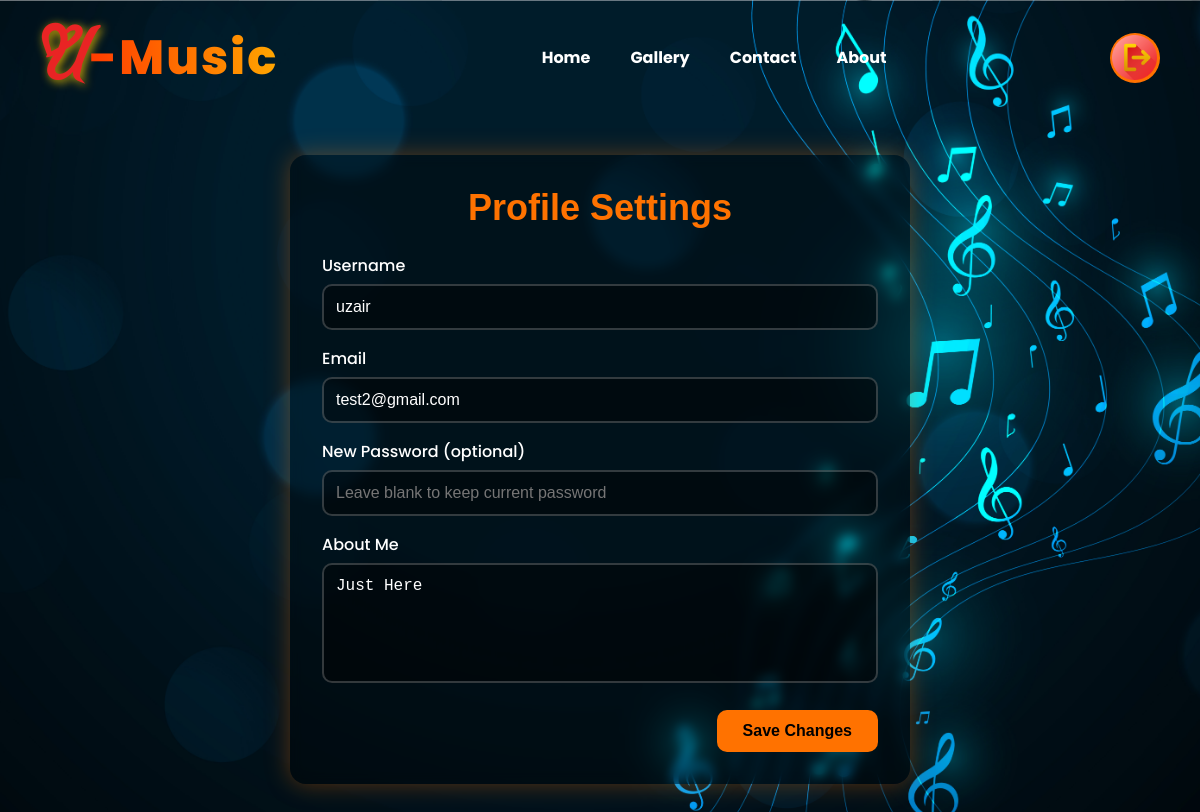
The page /pages/profile.php (signed in) on the database its author committed.
### tables this page shows
CREATE TABLE `users` (
  `user_id` int(11) NOT NULL,
  `username` varchar(50) NOT NULL,
  `pwd` varchar(255) NOT NULL,
  `register_date` date DEFAULT curdate(),
  `email` varchar(50) NOT NULL,
  `description` text DEFAULT NULL,
  `role` enum('user','admin') NOT NULL DEFAULT 'user'
);

### pages/profile.php (the view, shortened to what this page needs)
<?php
require_once __DIR__ . '/../includes/db.php';
$current_username = $_SESSION['username'];
$profile = [
  'username' => $current_username,
  'email' => '',
  'description' => ''
];
try {
  $stmt = $mysqli->prepare('SELECT username, email, description FROM users WHERE username = ? LIMIT 1');
  if ($stmt) {
    $stmt->bind_param('s', $current_username);
    $stmt->execute();
    $result = $stmt->get_result();
    if ($result && $result->num_rows === 1) {
      $row = $result->fetch_assoc();
      $profile['username'] = $row['username'] ?? $current_username;
      $profile['email'] = $row['email'] ?? '';
      $profile['description'] = $row['description'] ?? '';
    }
  }
} catch (mysqli_sql_exception $e) {
  error_log('Profile load error: ' . $e->getMessage());
  $status_message = 'Unable to load profile details right now.';
  $status_class = 'error';
}
?>
<!DOCTYPE html>
<html lang="en">
<head>
</head>
<body>
  <div class="container">
    <div class="navbar">
      <h2 class="logo"><span class="logo-u">U</span><span class="logo-music">-Music</span></h2>
      <div class="menu">
        <ul>
          <li><a href="home.php">Home</a></li>
          <li><a href="gallery.php">Gallery</a></li>
          <li><a href="contact.php">Contact</a></li>
          <li><a href="about.php">About</a></li>
        </ul>
      </div>
      <a href="/Project/pages/logout.php" class="logout-btn" title="Logout">
        <img src="../assets/img/logout.png" alt="Logout">
      </a>
    </div>
    <div class="profile-wrapper">
      <div class="profile-card">
        <h1>Profile Settings</h1>
        <form method="post" class="profile-form">
          <div>
            <label for="username">Username</label>
            <input id="username" type="text" name="username" value="<?php echo htmlspecialchars($profile['username']); ?>" required>
          </div>
          <div>
            <label for="email">Email</label>
            <input id="email" type="email" name="email" value="<?php echo htmlspecialchars($profile['email']); ?>">
          </div>
          <div>
            <label for="new_password">New Password (optional)</label>
            <input id="new_password" type="password" name="new_password" placeholder="Leave blank to keep current password">
          </div>
          <div>
            <label for="description">About Me</label>
            <textarea id="description" name="description"><?php echo htmlspecialchars($profile['description']); ?></textarea>
          </div>
          <div class="profile-actions">
            <button type="submit">Save Changes</button>
          </div>
        </form>
      </div>
    </div>
  </div>
</body>
</html>

### pages/profile.php (style rules this page uses)
* { margin: 0; padding: 0; box-sizing: border-box; }
body { font-family: 'Poppins', sans-serif; background: url(../assets/img/Bac.jpg) center/cover no-repeat fixed; color: #fff; min-height: 100vh; }
.container { max-width: 1200px; margin: 0 auto; padding: 0 20px 60px; }
.navbar { max-width: 1200px; height: 75px; margin: auto; display: flex; align-items: center; justify-content: space-between; padding: 0 20px; position: relative; top: 20px; }
.logo { display: flex; align-items: center; font-size: 48px; letter-spacing: 2px; font-weight: 700; cursor: default; }
.logo-u { font-family: 'Lucy'; font-size: 70px; color: rgb(233, 36, 36); margin-right: 6px; text-shadow: 2px 2px 10px rgba(255, 207, 0, 0.8); }
.logo-music { font-family: 'Poppins', sans-serif; font-weight: 800; background: linear-gradient(90deg, #ff3c00, #ffa600, #ff3c00); background-size: 200% auto; background-clip: text; -webkit-background-clip: text; -webkit-text-fill-color: transparent; animation: shine 3s linear infinite; }
.menu ul { display: flex; list-style: none; }
.menu ul li { margin-left: 40px; }
.menu ul li a { text-decoration: none; color: #fff; font-weight: bold; transition: 0.3s; }
.logout-btn { display: flex; justify-content: center; align-items: center; width: 50px; height: 50px; background-color: #ff7200; border-radius: 50%; text-decoration: none; }
.logout-btn img { width: 45px; height: 45px; }
.profile-wrapper { display: flex; justify-content: center; padding: 60px 0 20px; margin-top: 20px; }
.profile-card { width: 100%; max-width: 620px; padding: 32px; background-color: rgba(0, 0, 0, 0.35); border-radius: 16px; box-shadow: 0 0 24px rgba(255, 114, 0, 0.35); backdrop-filter: blur(6px); }
.profile-card h1 { text-align: center; margin-bottom: 24px; color: #ff7200; font-family: 'Transity', sans-serif; font-size: 36px; }
.profile-form { display: flex; flex-direction: column; gap: 16px; }
.profile-form label { font-weight: 500; margin-bottom: 6px; display: block; }
.profile-form input, .profile-form textarea { width: 100%; padding: 12px; border: 2px solid rgba(255, 255, 255, 0.2); border-radius: 10px; background-color: rgba(0, 0, 0, 0.45); color: #fff; font-size: 16px; resize: none; }
.profile-form textarea { min-height: 120px; }
.profile-actions { display: flex; justify-content: flex-end; margin-top: 4px; }
.profile-form button { background-color: #ff7200; color: #000; border: none; padding: 12px 26px; border-radius: 10px; font-size: 16px; cursor: pointer; transition: background-color 0.3s ease; font-weight: 600; }

### rows shown on the page
users: username "uzair", email "test2@gmail.com", description "Just Here"
